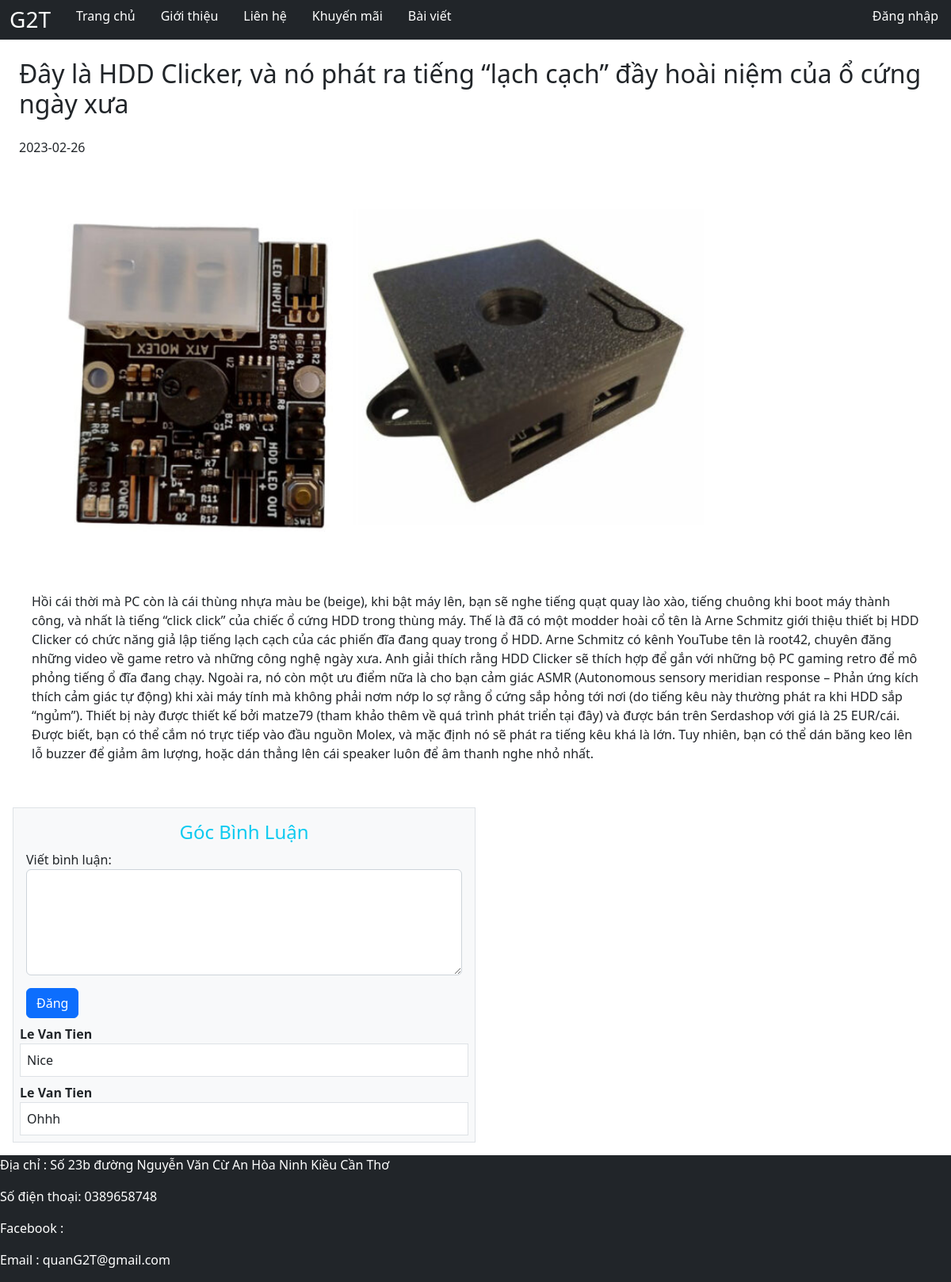
The app's page /News/Detail_New/10 with its own data.
### tables this page shows
CREATE TABLE `tintuc` (
  `MaTinTuc` int(11) NOT NULL,
  `TieuDe` varchar(200) NOT NULL,
  `NoiDung` text NOT NULL,
  `HinhAnh` varchar(50) NOT NULL,
  `NgayTaoTinTuc` date NOT NULL,
  `TrangThai` char(1) NOT NULL
);

CREATE TABLE `binhluan` (
  `MaBinhLuan` int(11) NOT NULL,
  `NoiDungBinhLuan` text NOT NULL,
  `MaTaiKhoan` int(11) NOT NULL,
  `MaPK` int(11) DEFAULT NULL,
  `MaTinTuc` int(11) DEFAULT NULL,
  `TrangThai` varchar(1) NOT NULL
);

CREATE TABLE `taikhoan` (
  `MaTaiKhoan` int(11) NOT NULL,
  `TaiKhoan` varchar(15) NOT NULL,
  `MatKhau` varchar(60) NOT NULL,
  `Quyen` char(15) NOT NULL,
  `Hoten` varchar(25) NOT NULL,
  `TrangThai` char(1) NOT NULL
);

### Mvc/Core/Controller.php (called while the page is built, shortened)
<?php
    class Controller{
        public function Model($model){
            return new $model;
        }
        public function View($view, $data=[]){
            require_once "./Mvc/Views/".$view.".php";
        }
}
?>

### Mvc/Controllers/News.php (called while the page is built, shortened)
<?php
	class News extends Controller{
		function Detail_New($id){
			$post = $this->Model('Model_Post');
			$cmt = $this->Model('Model_Cmt');
			$loaibl = 'binhluan.MaTinTuc';
			$dsbl = $cmt->Lay_BL($loaibl,$id);
			$kq = $post->LayDuLieu('*',"tintuc WHERE TrangThai = 'A' AND MaTinTuc = '$id'");
			$this->View('News',['Page'=>'View_Detail_New','news'=>$kq,'cmt'=>$dsbl, 'id'=>$id, 'key'=>'ma_tt']);
		}
	}
?>

### Mvc/Core/App.php (called while the page is built, shortened)
<?php
	class App{
		protected $controller = "Home";
		protected $action = "Show";
		function  __construct(){
			$arr = $this->UrlProcess();
			if(file_exists("./Mvc/Controllers/".$arr[0].".php")){
				$this->controller = $arr[0];
				unset($arr[0]);
			}
			if(isset($arr[1])){
				if(method_exists($this->controller, $arr[1])){
					$this->action = $arr[1];
				}
				unset($arr[1]);
			}
			$this->params = $arr?array_values($arr):[];
			call_user_func_array([new $this->controller, $this->action], $this->params);
		}
		function UrlProcess(){
			if(isset($_GET['url'])){
				return explode("/", filter_var(trim($_GET['url'], "/")));
			}
		}
	}
?>

### index.php (called while the page is built, shortened)
<?php
	$App = new App();
?>

### Mvc/Core/Database.php (called while the page is built, shortened)
<?php
    class Database{
        protected $server = "localhost";
        protected $user = "root";
        protected $pass = "";
        function __construct(){
            $this->con = mysqli_connect($this->server, $this->user, $this->pass);
        }
    }
?>

### Mvc/Models/Model_Post.php (called while the page is built, shortened)
<?php
	class Model_Post extends Database{
		function LayDuLieu($select,$where){
			$sql = "SELECT $select FROM $where" ;
			return mysqli_query($this->con, $sql);
		}
	}
?>

### Mvc/Models/Model_Cmt.php (called while the page is built, shortened)
<?php
	class Model_Cmt extends Database{
		function Lay_BL($loaibl,$maloaibl){
			$sql = "SELECT binhluan.MaBinhLuan, binhluan.NoiDungBinhLuan, binhluan.MaTaiKhoan, taikhoan.Hoten
					FROM binhluan, taikhoan
					WHERE $loaibl = '$maloaibl' AND binhluan.MaTaiKhoan = taikhoan.MaTaiKhoan AND binhluan.TrangThai = 'A'ORDER BY binhluan.MaBinhLuan DESC LIMIT 10";
			return mysqli_query($this->con, $sql);
		}
	}
?>

### Mvc/Views/Pages/View_Detail_New.php (the view)
<div class="container-fuid p-2  containerr">
	<?php
		$row_news = mysqli_fetch_row($data['news']);
	?>
	<h2 class="m-2 p-2"><?php echo $row_news[1] ?></h2>
	<p class="m-2 p-2"><?php echo $row_news[4] ?></p>
	<div class="m-2 p-2">
		<img class="img-slide w-75 h-50 m-2 p-2" src="http://localhost/<?php echo link;?>/Public/Image/<?php echo $row_news[3] ?>">
		<p class="m-2 p-2"><?php echo $row_news[2] ?></p>
	</div>
</div>
<?php
require_once "./Mvc/Views/Blocks/Cmt.php";
?>

### Mvc/Views/Blocks/Cmt.php (shortened to what this page needs)
<div class="container-fuid m-3">
  <div class="border w-50 bg-light p-2 ">
    <p class=" h4 m-2 text-info text-center">Góc Bình Luận</p>
       <form class=" m-2" action="../../Comment/Tao_BL/" method="post">
          <div class="mb-3 mt-1">
            <label for="comment">Viết bình luận:</label>
            <textarea class="form-control" rows="5" id="comment" name="text" required></textarea>
          </div>
          <button type="submit" class="btn btn-primary" name="submit">Đăng</button>
        </form>
      <?php
        while ($row_cmt = mysqli_fetch_row($data["cmt"])) {
      ?>
    <div class="media mt-2">
      <div class="media-body ">
        <dt class="media-heading "><?php echo $row_cmt[3]; ?></dt>
        <p class="border p-2 bg-white m-0"><?php echo $row_cmt[1]; ?></p>
      </div>
    </div>
    <?php
     }
    ?>
  </div>
</div>

### Public/css/Home.css (style rules this page uses)
* { box-sizing: border-box; }
.img-slide { height: auto; background-size: cover; background-repeat: no-repeat; background-attachment: fixed; background-position: center; }
.containerr { min-height: 800px; }

### records on screen
tintuc: TieuDe "Đây là HDD Clicker, và nó phát ra tiếng “lạch cạch” đầy hoài niệm của ổ cứng ngày xưa", NgayTaoTinTuc "2023-02-26", HinhAnh (picture), NoiDung "Hồi cái thời mà PC còn là cái thùng nhựa màu be (beige), khi bật máy lên, bạn sẽ nghe tiếng quạt quay lào xào, tiếng chuông khi boot máy thành công, và nhất là tiếng “click click” của chiếc ổ cứng HDD trong thùng máy. Thế là đã có một modder hoài cổ tên là Arne Schmitz giới thiệu thiết bị HDD Clicker có chức năng giả lập tiếng lạch cạch của các phiến đĩa đang quay trong ổ HDD. Arne Schmitz có kênh YouTube tên là root42, chuyên đăng những video về game retro và những công nghệ ngày xưa. Anh giải thích rằng HDD Clicker sẽ thích hợp để gắn với những bộ PC gaming retro để mô phỏng tiếng ổ đĩa đang chạy. Ngoài ra, nó còn một ưu điểm nữa là cho bạn cảm giác ASMR (Autonomous sensory meridian…"
binhluan: MaTaiKhoan.Hoten "Le Van Tien", NoiDungBinhLuan "Nice"
binhluan: MaTaiKhoan.Hoten "Le Van Tien", NoiDungBinhLuan "Ohhh"
